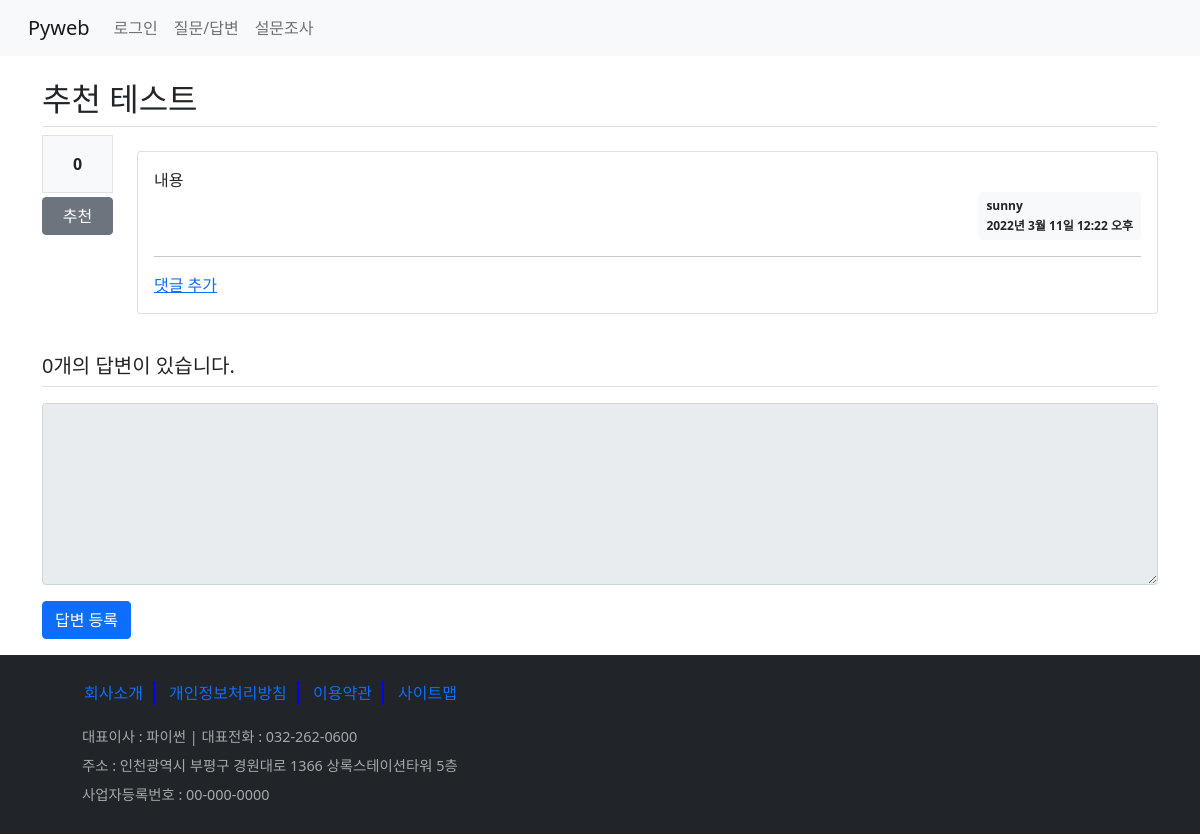
The page /board/28/ on the database as committed earlier.
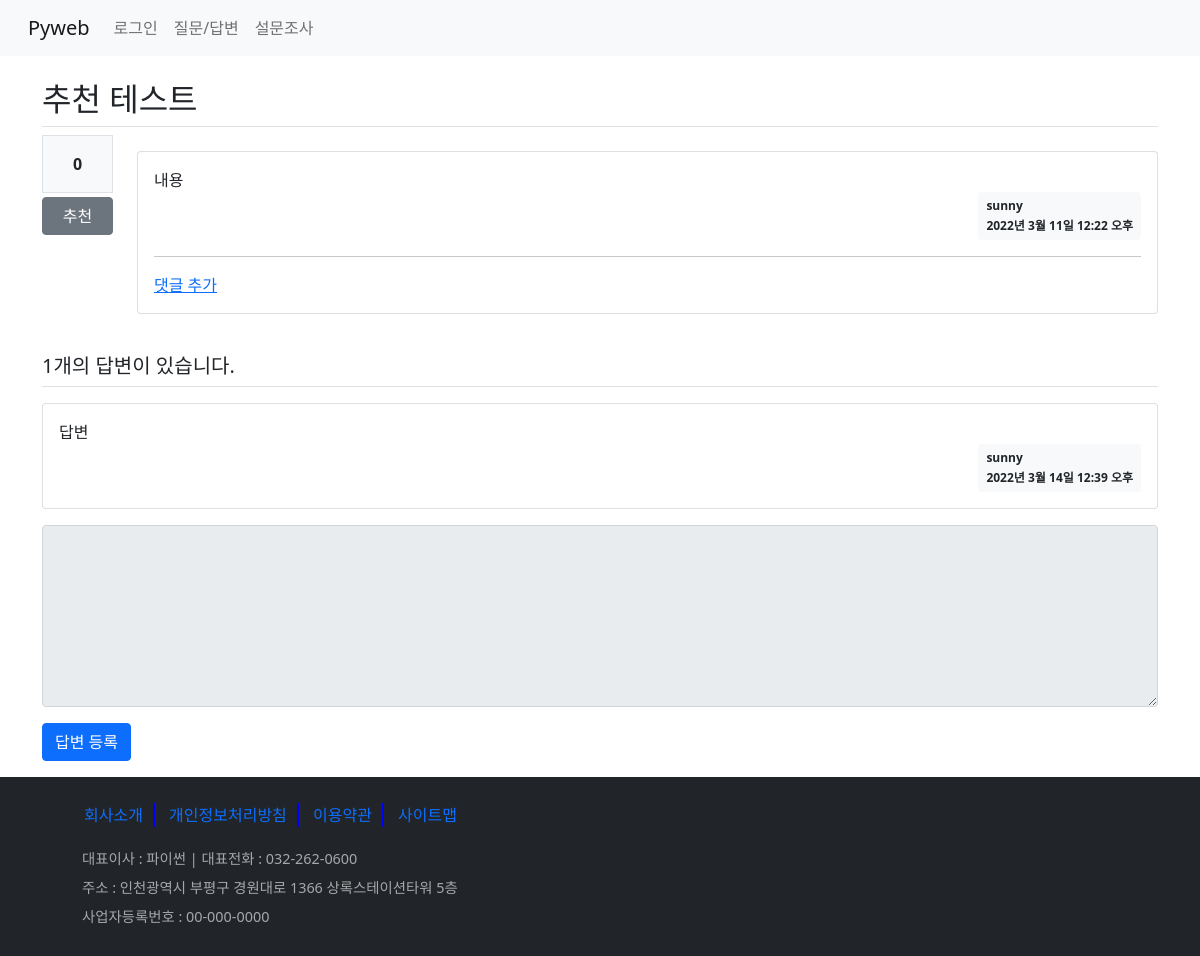
The same page on the database as committed later.
### board/models.py (models this page shows, shortened)
class Question(models.Model):
    subject = models.CharField(max_length=200)
    content = models.TextField()
    create_date = models.DateTimeField()
    modify_date = models.DateTimeField(null=True, blank=True)  # null 허용, blank - 폼 데이터 null
    author = models.ForeignKey(User, on_delete=models.CASCADE, related_name='author_question')
    voter = models.ManyToManyField(User, related_name='voter_question')  # 추천수 - 다대다 관계

class Answer(models.Model):
    content = models.TextField()
    create_date = models.DateTimeField()
    modify_date = models.DateTimeField(null=True, blank=True)
    question = models.ForeignKey(Question, on_delete=models.CASCADE)
    author = models.ForeignKey(User, on_delete=models.CASCADE)

### board/views/base_views.py (the view)
# urls.py: path('<int:question_id>/', base_views.detail, name='detail'),
def detail(request, question_id):
    question = get_object_or_404(Question, pk=question_id)  # url 경로 오류 처리
    context = {'question': question}
    return render(request, 'board/detail.html', context)

### templates/board/detail.html (shortened to what this page needs)
{% extends 'base.html' %}
{% block content %}
    <div class="container my-3">
        <h2 class="border-bottom py-2">{{ question.subject }}</h2>
        <div class="row">
            <div class="col-1">
                <div class="bg-light text-center border p-3 font-weight-bolder">
                    {{ question.voter.count }}
                </div>
                <a href="#" data-uri="{% url 'board:vote_question' question.id %}"
                   class="btn btn-secondary btn-block my-1 recommend">추천</a>
            </div>
            <div class="col-11">
                <div class="card my-3">
                    <div class="card-body">
                        <div class="card-text" style="white-space:pre-line">{{ question.content }}</div>
                        <div class="d-flex justify-content-end">
                            <div class="badge badge-light p-2 text-dark text-left">
                                <div class="mb-2">{{ question.author }}</div>
                                <div>{{ question.create_date }}</div>
                            </div>
                        </div>
                        <hr>
                        <div>
                            <a href="{% url 'board:comment_create_question' question.id %}">댓글 추가</a>
                        </div>
                    </div>
                </div>
            </div>
        </div>
        <h5 class="border-bottom my-3 py-2">
            {{ question.answer_set.count }}개의 답변이 있습니다.
        </h5>
        {% for answer in question.answer_set.all %}
        <div class="card my-3">
            <div class="card-body">
                <div class="card-text" style="white-space:pre-line">{{ answer.content }}</div>
                <div class="d-flex justify-content-end">
                    <div class="badge badge-light p-2 text-dark text-left">
                        <div class="mb-2">{{ answer.author }}</div>
                        <div>{{ answer.create_date }}</div>
                    </div>
                </div>
            </div>
        </div>
        {% endfor %}
        <form action="{% url 'board:answer_create' question.id %}" method="post">
            <div class="form-group">
                <textarea name="content" rows="7" class="form-control"
                          {% if not user.is_authenticated %}disabled{% endif %}></textarea>
            </div>
            <input type="submit" value="답변 등록" class="btn btn-primary">
        </form>
    </div>
{% endblock %}

Rows that differ between the two databases and show on the page:
computed for Question "추천 테스트": answer_set.count "0" → "1"
added Answer: content "답변", author "sunny", create_date "2022년 3월 14일 12:39 오후"
